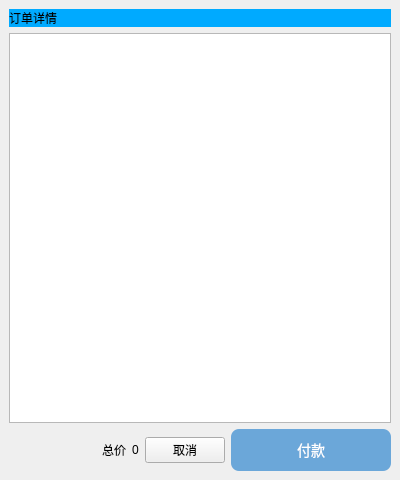
<?xml version="1.0" encoding="UTF-8"?>
<ui version="4.0">
 <class>PlayUi</class>
 <widget class="QMainWindow" name="PlayUi">
  <property name="geometry">
   <rect>
    <x>0</x>
    <y>0</y>
    <width>400</width>
    <height>480</height>
   </rect>
  </property>
  <property name="windowTitle">
   <string>支付界面</string>
  </property>
  <property name="styleSheet">
   <string notr="true"/>
  </property>
  <property name="unifiedTitleAndToolBarOnMac">
   <bool>false</bool>
  </property>
  <widget class="QWidget" name="centralwidget">
   <layout class="QGridLayout" name="gridLayout">
    <item row="0" column="0">
     <layout class="QVBoxLayout" name="verticalLayout">
      <item>
       <widget class="QLabel" name="label">
        <property name="styleSheet">
         <string notr="true">background-color: rgb(0, 170, 255);</string>
        </property>
        <property name="text">
         <string>订单详情</string>
        </property>
       </widget>
      </item>
      <item>
       <widget class="QTextBrowser" name="textBrowser">
        <property name="font">
         <font>
          <family>华康手札体W7P</family>
          <pointsize>11</pointsize>
          <italic>false</italic>
          <bold>false</bold>
          <underline>false</underline>
         </font>
        </property>
        <property name="styleSheet">
         <string notr="true">font: 11pt &quot;华康手札体W7P&quot;;

</string>
        </property>
       </widget>
      </item>
      <item>
       <layout class="QHBoxLayout" name="horizontalLayout">
        <item>
         <spacer name="horizontalSpacer">
          <property name="orientation">
           <enum>Qt::Orientation::Horizontal</enum>
          </property>
          <property name="sizeHint" stdset="0">
           <size>
            <width>40</width>
            <height>20</height>
           </size>
          </property>
         </spacer>
        </item>
        <item>
         <widget class="QLabel" name="label_2">
          <property name="text">
           <string>总价</string>
          </property>
         </widget>
        </item>
        <item>
         <widget class="QLabel" name="label_money">
          <property name="styleSheet">
           <string notr="true"/>
          </property>
          <property name="text">
           <string>0</string>
          </property>
         </widget>
        </item>
        <item>
         <widget class="QPushButton" name="pBtn_cancle">
          <property name="text">
           <string>取消</string>
          </property>
         </widget>
        </item>
        <item>
         <widget class="QPushButton" name="pBtn_play">
          <property name="styleSheet">
           <string notr="true">/* 按钮样式 */
QPushButton {
    background-color: #6ba7d9;  /* 淡蓝色背景 */
    color: white;
    font-size: 14px;
    border-radius: 8px;
    padding: 10px 20px;
    border: none;
    min-width: 120px;
    cursor: pointer;
    transition: background-color 0.3s ease;
}
QPushButton:hover {
    background-color: #4b8cc3;  /* 悬停时变为稍深的蓝色 */
}

QPushButton:pressed {
    background-color: #3881b3;  /* 按下时变为深蓝色 */
}
</string>
          </property>
          <property name="text">
           <string>付款</string>
          </property>
         </widget>
        </item>
       </layout>
      </item>
     </layout>
    </item>
   </layout>
  </widget>
 </widget>
 <resources/>
 <connections/>
</ui>
